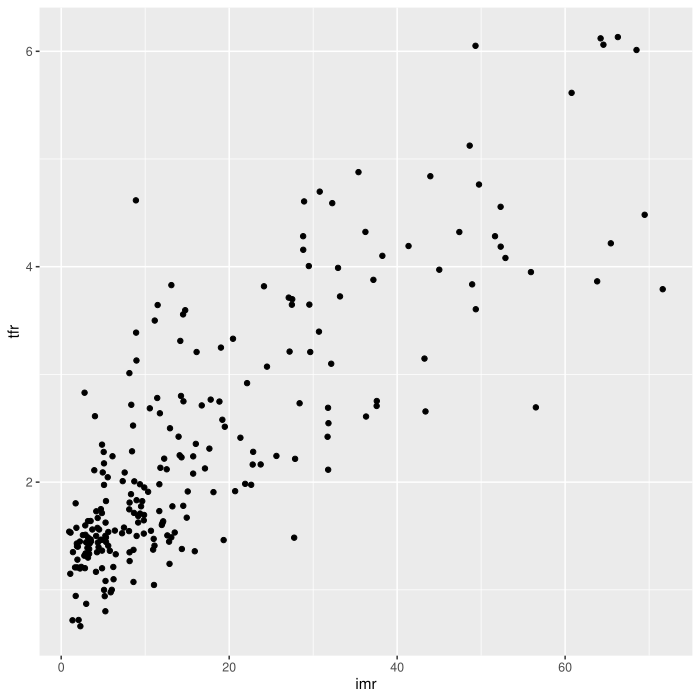

Write R code to recreate this figure.
# 0. a) Complete and run the code to create load the tidyverse package (that 
#    contains ggplot2)
# install.packages("tidyverse")
library(tidyverse)
#    b) run the code below to read the data for this exercise from the GitHub repository
world_2023 <- read_csv("https://raw.githubusercontent.com/guyabel/teaching-hku2026-rcourse/refs/heads/main/exercise-data/world_2023.csv")
uk <- read_csv("https://raw.githubusercontent.com/guyabel/teaching-hku2026-rcourse/refs/heads/main/exercise-data/uk.csv")
#    c) check the data by viewing the first few rows of each dataset
# all areas, 2023 only
world_2023
# United Kingdom, 1950-2023
uk
#    d) View the PDF on Github of the correct solutions to the exercise
browseURL("https://github.com/guyabel/teaching-hku2026-rcourse/blob/main/exercise-solution/ex041_geoms.pdf")
##
##
##
# 1. Using ggplot2 create a scatter plot of infant mortality rates (x) against 
#    total fertility rate (y) in all countries in 2023
#    (Hint: a) see above to help select the correct data b) use imr and tfr columns)
ggplot(data = world_2023, mapping = aes(x = imr, y = tfr)) +
  geom_point()
# 2. Create a bar plot of the UN development categories of different countries from world_2023
#    (Hint: development categories in the grp_develop variable)
ggplot(data = world_2023, mapping = aes(x = grp_develop)) +
  geom_bar()
# 3. Create a boxplot chart of infant mortality rates for different continents from world_2023
#    (Hint: continents in the region_geo variable)
ggplot(data = world_2023, mapping = aes(x = imr, y = region_geo)) +
  geom_boxplot()
# 4. Create a line chart of net migration during in the UK over time
#    (Hint: data for net migration in the net variable, use for y)
ggplot(data = uk, mapping = aes(x = year, y = net)) +
  geom_line()
# 5. Adapt line chart in question above to 
#    a) add points for each observation
#    b) add a horizontal line at zero net migration
ggplot(data = uk, mapping = aes(x = year, y = net)) +
  geom_line() +
  geom_point() +
  geom_hline(yintercept = 0)
